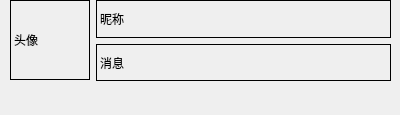
<?xml version="1.0" encoding="UTF-8"?>
<ui version="4.0">
 <class>Pop_DockWidget</class>
 <widget class="QDockWidget" name="Pop_DockWidget">
  <property name="geometry">
   <rect>
    <x>0</x>
    <y>0</y>
    <width>400</width>
    <height>115</height>
   </rect>
  </property>
  <property name="windowTitle">
   <string>webQQ</string>
  </property>
  <widget class="QWidget" name="dockWidgetContents">
   <widget class="QWidget" name="">
    <property name="geometry">
     <rect>
      <x>10</x>
      <y>0</y>
      <width>381</width>
      <height>81</height>
     </rect>
    </property>
    <layout class="QGridLayout" name="gridLayout">
     <item row="0" column="0" rowspan="2">
      <widget class="QLabel" name="label_avatar">
       <property name="minimumSize">
        <size>
         <width>80</width>
         <height>80</height>
        </size>
       </property>
       <property name="maximumSize">
        <size>
         <width>80</width>
         <height>80</height>
        </size>
       </property>
       <property name="frameShape">
        <enum>QFrame::Box</enum>
       </property>
       <property name="text">
        <string>头像</string>
       </property>
      </widget>
     </item>
     <item row="0" column="1">
      <widget class="QLabel" name="label_mainname">
       <property name="frameShape">
        <enum>QFrame::Box</enum>
       </property>
       <property name="text">
        <string>昵称</string>
       </property>
      </widget>
     </item>
     <item row="1" column="1">
      <widget class="QLabel" name="label_message">
       <property name="frameShape">
        <enum>QFrame::Box</enum>
       </property>
       <property name="text">
        <string>消息</string>
       </property>
      </widget>
     </item>
    </layout>
   </widget>
  </widget>
 </widget>
 <resources/>
 <connections/>
</ui>
